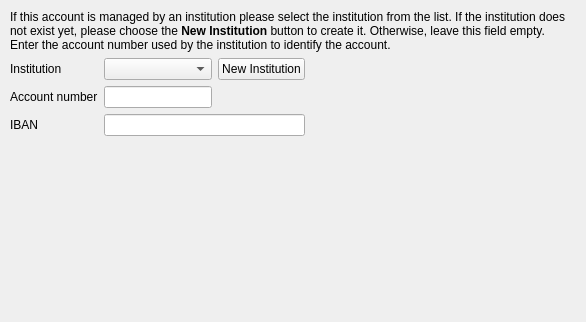
<?xml version="1.0" encoding="UTF-8"?>
<ui version="4.0">
 <class>KInstitutionPage</class>
 <widget class="QWidget" name="KInstitutionPage">
  <property name="geometry">
   <rect>
    <x>0</x>
    <y>0</y>
    <width>586</width>
    <height>322</height>
   </rect>
  </property>
  <layout class="QVBoxLayout">
   <property name="spacing">
    <number>6</number>
   </property>
   <property name="leftMargin">
    <number>10</number>
   </property>
   <property name="topMargin">
    <number>10</number>
   </property>
   <property name="rightMargin">
    <number>10</number>
   </property>
   <property name="bottomMargin">
    <number>10</number>
   </property>
   <item>
    <widget class="QLabel" name="qLabel1">
     <property name="focusPolicy">
      <enum>Qt::NoFocus</enum>
     </property>
     <property name="text">
      <string>If this account is managed by an institution please select the institution from the list. If the institution does not exist yet, please choose the &lt;b&gt;New Institution&lt;/b&gt; button to create it. Otherwise, leave this field empty.
Enter the account number used by the institution to identify the account.</string>
     </property>
     <property name="wordWrap">
      <bool>true</bool>
     </property>
    </widget>
   </item>
   <item>
    <layout class="QHBoxLayout">
     <property name="spacing">
      <number>6</number>
     </property>
     <item>
      <layout class="QGridLayout">
       <item row="0" column="0">
        <widget class="QLabel" name="textLabel4">
         <property name="text">
          <string>Institution</string>
         </property>
         <property name="wordWrap">
          <bool>false</bool>
         </property>
        </widget>
       </item>
       <item row="0" column="1">
        <widget class="KComboBox" name="m_institutionComboBox">
         <property name="toolTip">
          <string>Select the institution which manages this account or leave empty</string>
         </property>
        </widget>
       </item>
       <item row="0" column="2">
        <widget class="QPushButton" name="m_newInstitutionButton">
         <property name="text">
          <string>New Institution</string>
         </property>
        </widget>
       </item>
       <item row="1" column="0">
        <widget class="QLabel" name="textLabel5">
         <property name="text">
          <string>Account number</string>
         </property>
         <property name="wordWrap">
          <bool>false</bool>
         </property>
        </widget>
       </item>
       <item row="1" column="1">
        <widget class="KLineEdit" name="m_accountNumber">
         <property name="whatsThis">
          <string>Accounts managed by an institution are usually referenced by a unique number the so called account number. Enter that number here.

KMyMoney currently uses this number only for some online banking functions.</string>
         </property>
        </widget>
       </item>
       <item row="2" column="0">
        <widget class="QLabel" name="textLabel1">
         <property name="text">
          <string>IBAN</string>
         </property>
         <property name="wordWrap">
          <bool>false</bool>
         </property>
        </widget>
       </item>
       <item row="2" column="1" colspan="2">
        <widget class="KLineEdit" name="m_iban">
         <property name="toolTip">
          <string>Enter the International Bank Account Number into this field</string>
         </property>
         <property name="whatsThis">
          <string>You can enter the IBAN (International Bank Account Number) into this field if you know it. Usually, people at your institution can tell you the number or it is printed on your statements.

See also https://en.wikipedia.org/wiki/International_Bank_Account_Number for more information.

KMyMoney keeps this field only for documentation purposes and does not use it otherwise.</string>
         </property>
        </widget>
       </item>
      </layout>
     </item>
     <item>
      <spacer name="spacer16">
       <property name="orientation">
        <enum>Qt::Horizontal</enum>
       </property>
       <property name="sizeType">
        <enum>QSizePolicy::Expanding</enum>
       </property>
       <property name="sizeHint" stdset="0">
        <size>
         <width>132</width>
         <height>20</height>
        </size>
       </property>
      </spacer>
     </item>
    </layout>
   </item>
   <item>
    <spacer name="spacer17">
     <property name="orientation">
      <enum>Qt::Vertical</enum>
     </property>
     <property name="sizeType">
      <enum>QSizePolicy::Expanding</enum>
     </property>
     <property name="sizeHint" stdset="0">
      <size>
       <width>20</width>
       <height>40</height>
      </size>
     </property>
    </spacer>
   </item>
  </layout>
 </widget>
 <layoutdefault spacing="6" margin="11"/>
 <customwidgets>
  <customwidget>
   <class>KLineEdit</class>
   <extends>QLineEdit</extends>
   <header>klineedit.h</header>
  </customwidget>
  <customwidget>
   <class>KComboBox</class>
   <extends>QComboBox</extends>
   <header>kcombobox.h</header>
  </customwidget>
 </customwidgets>
 <resources/>
 <connections/>
</ui>
